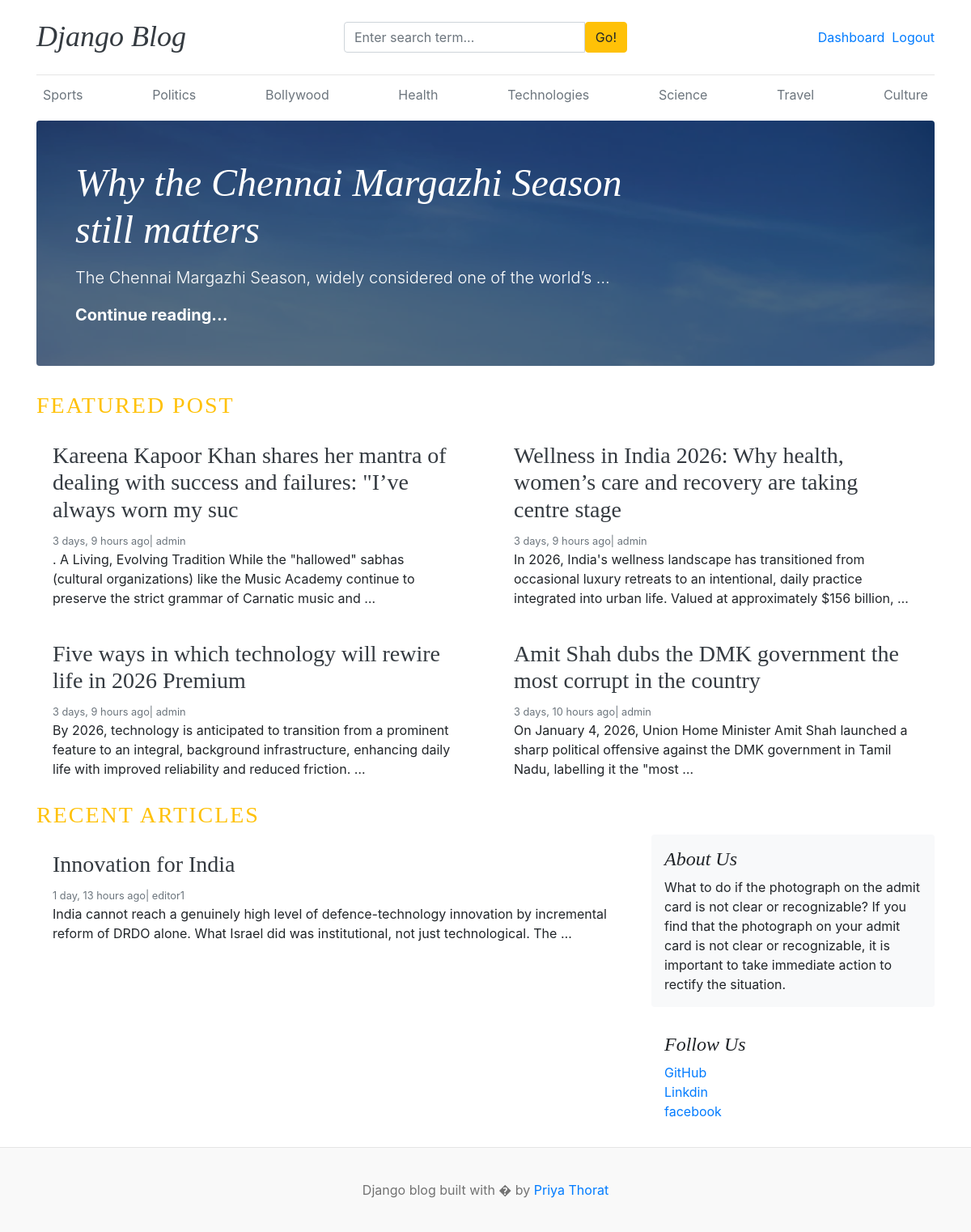
The page / (signed in) on the database its author committed.
### blogs/models.py (models this page shows, shortened)
class Category(models.Model):
    category_name=models.CharField(max_length=50,unique=True)
    created_at=models.DateTimeField(auto_now_add=True)
    updated_at=models.DateTimeField(auto_now=True)
    class Meta:  #its for plural categorys to ==
        verbose_name_plural='categories'

class Blog(models.Model):
    title = models.CharField(max_length=100)
    slug = models.SlugField(max_length=150, unique=True, blank=True)
    category = models.ForeignKey(Category, on_delete=models.CASCADE)
    author = models.ForeignKey(User, on_delete=models.CASCADE)
    featured_img = models.ImageField(upload_to='uploads/%Y/%m/%d')
    short_description = models.TextField(max_length=500)
    blog_body = models.TextField(max_length=2000)
    status = models.CharField(max_length=20,choices=STATUS_CHOICES, default="Draft")
    is_featured = models.BooleanField(default=False)
    created_at = models.DateTimeField(auto_now_add=True)
    updated_at = models.DateTimeField(auto_now=True)

### assignments/models.py (models this page shows, shortened)
class About(models.Model):
    about_heading=models.CharField(max_length=25)
    about_desc=models.TextField(max_length=255)
    created_at = models.DateTimeField(auto_now_add=True)
    updated_at = models.DateTimeField(auto_now=True)
    class Meta:
        verbose_name_plural='About'

class SocialLink(models.Model):
    platform=models.CharField(max_length=25)
    link=models.URLField(max_length=100)
    created_at = models.DateTimeField(auto_now_add=True)
    updated_at = models.DateTimeField(auto_now=True)

### blog_main/views.py (the view)
# urls.py: 2. Add a URL to urlpatterns:  path('', views.home, name='home')
def home(request):
    featured_post=Blog.objects.filter(is_featured=True,status='Published').order_by('-updated_at') #filter because we have to add cond
    posts=Blog.objects.filter(is_featured=False, status='Published')
    try:#try only works with get() not with all() and filter()
        about=About.objects.get()
    except:
        about=None
    context={
        'featured_post':featured_post,
        'posts':posts,
        'about':about
    }
    return render(request ,"home.html",context) #context will only take one function for the categories we have dine the context processor

### blogs/context_processors.py (called while the page is built)
def get_categories(request):
    categories=Category.objects.all()
    return dict(categories=categories)

def get_social_links(request):
    social_links=SocialLink.objects.all()
    return dict(social_links=social_links)

### template/home.html
{% extends 'base.html'%}
  {% block content  %}
{% for post in featured_post%}
 {% if forloop.first%}
<div class="jumbotron p-3 p-md-5 text-white rounded bg-dark" style="background-image: url({{post.featured_img.url}});background-blend-mode: overlay;background-size:cover;">
    <div class="col-md-8 px-0">
      <h1 class="display-4 font-italic">{{post.title}}</h1>
      <p class="lead my-3">{{post.short_description | truncatewords:10}}</p>
      <p class="lead mb-0"><a href="{%url 'blogs' post.slug %}" class="text-white font-weight-bold">Continue reading...</a></p>
    </div>
  </div>
{% endif %}
{% endfor%}
 <h3 class="text-uppercase text-warning" style="letter-spacing: 2px;">Featured Post</h3>
  <div class="row mb-2">
    {% for post in featured_post %}
    {% if not forloop.first%}
    <div class="col-md-6">
      <div class="card border-0" >
        <div class="card-body">
          <h3><a href="{%url 'blogs' post.slug %}" class="text-dark">{{post.title}}</a></h3>
          <small class="mb-1 text-muted">{{post.created_at | timesince}} ago| {{post.author}}</small>
          <p class="card-text">{{post.short_description | truncatewords:25}}</p>
        </div>
      </div>
    </div>
    {%endif%}
  {%endfor%}
  </div>
  <h3 class="text-uppercase text-warning" style="letter-spacing: 2px;">Recent Articles</h3>
  <main role="main" class="container p-0">
    <div class="row">
      <div class="col-md-8 blog-main">
        {% for post in posts %}
      <div class="card border-0" >
        <div class="card-body">
          <h3><a href="{%url 'blogs' post.slug %}" class="text-dark">{{post.title}}</a></h3>
          <small class="mb-1 text-muted">{{post.created_at | timesince}} ago| {{post.author}}</small>
          <p class="card-text">{{post.short_description | truncatewords:25}}</p>
        </div>
      </div>
        {%  endfor %}
      </div>
      <aside class="col-md-4 blog-sidebar">
        <div class="p-3 mb-3 bg-light rounded">
          <h4 class="font-italic">{{about.about_heading}}</h4>
          <p class="mb-0">{{about.about_desc}}</p>
        </div>
        {% if social_links%}
        <div class="p-3">
          <h4 class="font-italic">Follow Us</h4>
          <ol class="list-unstyled">
            {% for i in social_links%}
            <li><a href="{{ i.link}}" target="_blank">{{i.platform}}</a></li>
            {% endfor %}
          </ol>
        </div>
        {% endif %}
      </aside>
    </div>
  </main>
</div>
 {% endblock %}

### template/base.html (shortened to what this page needs)
<!DOCTYPE html>
<html lang="en">
<head>
    <link href="https://getbootstrap.com/docs/4.0/dist/css/bootstrap.min.css" rel="stylesheet">
    <link href="css/blog.css" rel="stylesheet">
    <link rel="stylesheet" href="https://cdnjs.cloudflare.com/ajax/libs/font-awesome/7.0.1/css/all.min.css" />
  </head>
<body>
    <div class="container">
      <header class="blog-header py-3">
        <div class="row flex-nowrap justify-content-between align-items-center">
          <div class="col-4 pt-1">
            <h1 class="font-italic"><a class="blog-header-logo text-dark" href="/">Django Blog</a></h1>
          </div>
          <div class="col-4">
            <form action="{% url 'search'%}" method="GET">
              <div class="input-group">
                        <input class="form-control" type="text" name="keyword" value="{{keyword}}" placeholder="Enter search term..." aria-label="Enter search term..." aria-describedby="button-search" />
                        <button type="submit" class="btn btn-warning" id="button-search" type="button">Go!</button>
                    </div>
            </form>
          </div>
          <div class="col-4 d-flex justify-content-end align-items-center">
            {% if not user.is_authenticated%}
            <a class="btn btn-sm btn-warning" href="{% url 'login' %}">Login</a> &nbsp;
            <a class="btn btn-sm btn-outline-secondary" href="{% url 'register' %}">Register</a>
            {% else %}
            <span><a href=" {% url 'dashboard' %}">Dashboard</a></span>&nbsp;&nbsp;
            <span><a href="{% url 'logout' %}">Logout</a></span>
            {% endif %}
          </div>
        </div>
      </header>
      <div class="nav-scroller py-1 mb-2">
        <nav class="nav d-flex justify-content-between">
          {% for cat in categories%}
          <a class="p-2 text-muted" href="{% url 'posts_by_category' cat.id %}">{{cat.category_name}}</a>
          {%endfor%}
        </nav>
      </div>
{% block content%}
{%endblock%}
   <footer class="blog-footer">
  <p class="text-center">Django blog built with � by <a href="#">Priya Thorat</a></p>
</footer>
</body>
</html>

### blog_main/static/css/blog.css (style rules this page uses)
.blog-header { border-bottom: 1px solid #e5e5e5; }
.blog-header-logo { font-family: "Playfair Display", Georgia, "Times New Roman", serif; font-size: 2.25rem; }
h1, h2, h3, h4, h5, h6 { font-family: "Playfair Display", Georgia, "Times New Roman", serif; }
.display-4 { font-size: 2.5rem; }
@media (min-width: 768px) { .display-4 { font-size: 3rem; } }
.blog-footer { padding: 2.5rem 0; color: #727272; text-align: center; background-color: #f9f9f9; border-top: .05rem solid #e5e5e5; }
.blog-footer p:last-child { margin-bottom: 0; }

### rows shown on the page
Category: category_name "Sports"
Category: category_name "Politics"
Category: category_name "Bollywood"
Category: category_name "Health"
Category: category_name "Technologies"
Category: category_name "Science"
Category: category_name "Travel"
Category: category_name "Culture"
Blog: featured_img (picture), title "Why the Chennai Margazhi Season still matters", short_description "The Chennai Margazhi Season, widely considered one of the world’s …"
Blog: title "Kareena Kapoor Khan shares her mantra of dealing with success and failures: \"I’ve always worn my suc", created_at "3 days, 9 hours", author "admin", short_description ". A Living, Evolving Tradition While the \"hallowed\" sabhas (cultural organizations) like the Music Academy continue to preserve the strict grammar of Carnatic music and …"
Blog: title "Wellness in India 2026: Why health, women’s care and recovery are taking centre stage", created_at "3 days, 9 hours", author "admin", short_description "In 2026, India's wellness landscape has transitioned from occasional luxury retreats to an intentional, daily practice integrated into urban life. Valued at approximately $156 billion, …"
Blog: title "Five ways in which technology will rewire life in 2026 Premium", created_at "3 days, 9 hours", author "admin", short_description "By 2026, technology is anticipated to transition from a prominent feature to an integral, background infrastructure, enhancing daily life with improved reliability and reduced friction. …"
Blog: title "Amit Shah dubs the DMK government the most corrupt in the country", created_at "3 days, 10 hours", author "admin", short_description "On January 4, 2026, Union Home Minister Amit Shah launched a sharp political offensive against the DMK government in Tamil Nadu, labelling it the \"most …"
Blog: title "Innovation for India", created_at "1 day, 13 hours", author "editor1", short_description "India cannot reach a genuinely high level of defence-technology innovation by incremental reform of DRDO alone. What Israel did was institutional, not just technological. The …"
About: about_heading "About Us", about_desc "What to do if the photograph on the admit card is not clear or recognizable? If you find that the photograph on your admit card is not clear or recognizable, it is important to take immediate action to rectify the situation."
SocialLink: platform "GitHub"
SocialLink: platform "Linkdin"
SocialLink: platform "facebook"
